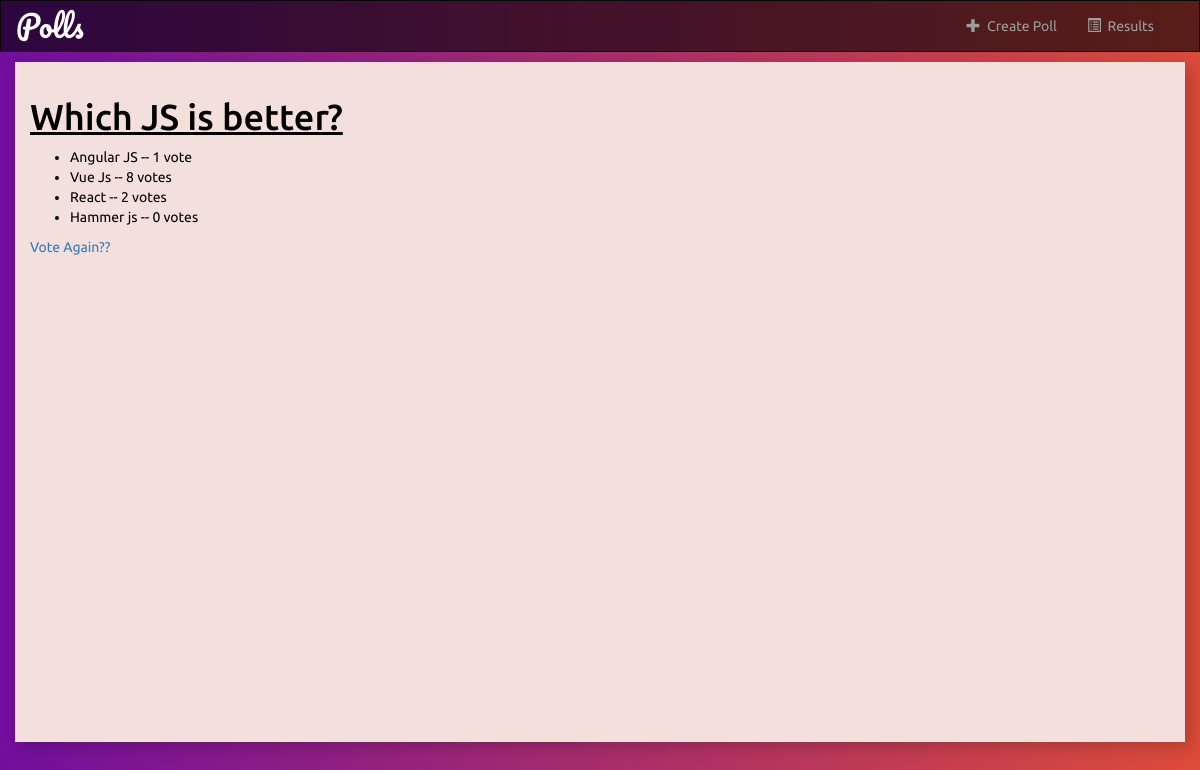
Before: /polls/2/results/ with the older database file.
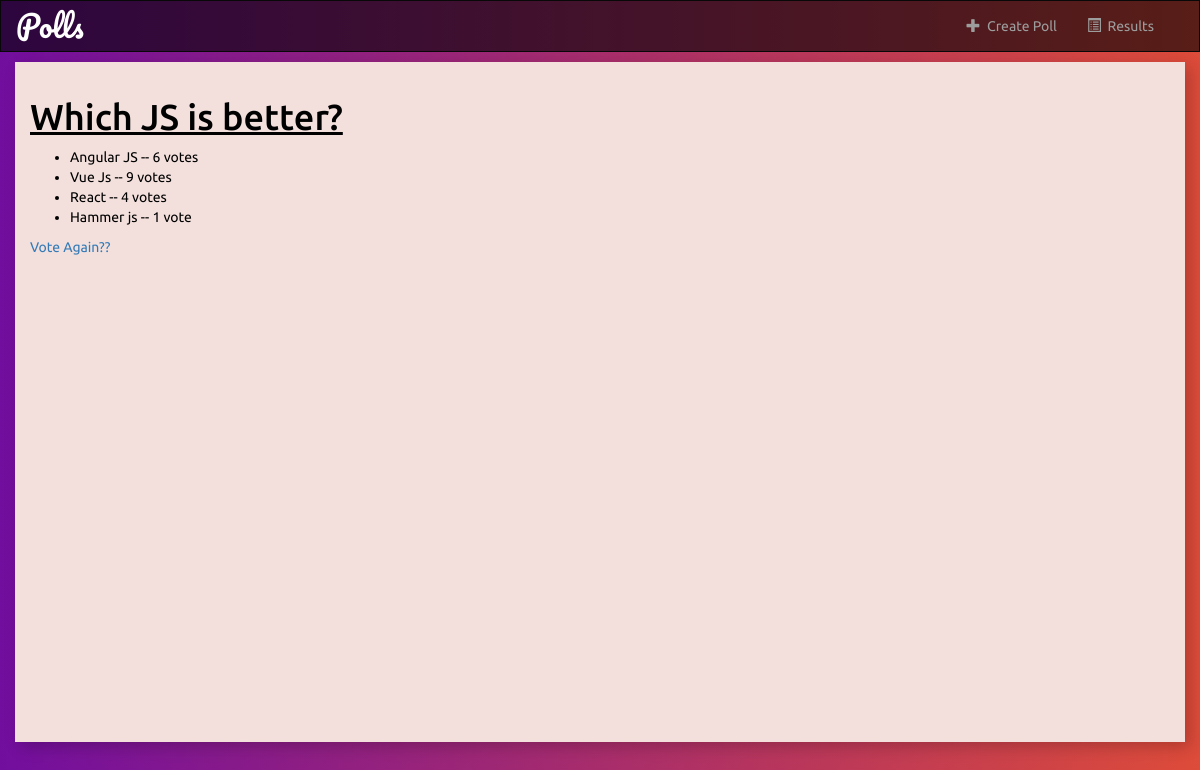
After: the same page with the newer database file.
### polls/models.py (models this page shows, shortened)
class Choice(models.Model):
    question = models.ForeignKey(Question, on_delete=models.CASCADE)
    choice_text = models.CharField(max_length=200)
    votes = models.IntegerField(default=0)

### polls/views.py (the view)
# urls.py: path('<int:pk>/results/',views.ResultsView.as_view(),name='results'),
class ResultsView(generic.DetailView):
	model=Question
	template_name='polls/results.html'

### polls/templates/polls/results.html
{% extends 'polls/base.html' %}
{% block body%}
	<h1 id="questionhead">{{ question.question_text }}</h1>
	<ul>
		{% for choice in question.choice_set.all %}
			<li>{{ choice.choice_text }} -- {{choice.votes}} vote{{choice.votes|pluralize}}</li>
		{% endfor %}
	</ul>
<a href="{% url 'polls:detail' question.id %}">Vote Again??</a>
{% endblock%}

Changed rows visible on the page:
changed Choice "Angular JS": votes "1" → "6"
changed Choice "Vue Js": votes "8" → "9"
changed Choice "React": votes "2" → "4"
changed Choice "Hammer js": votes "0" → "1"
